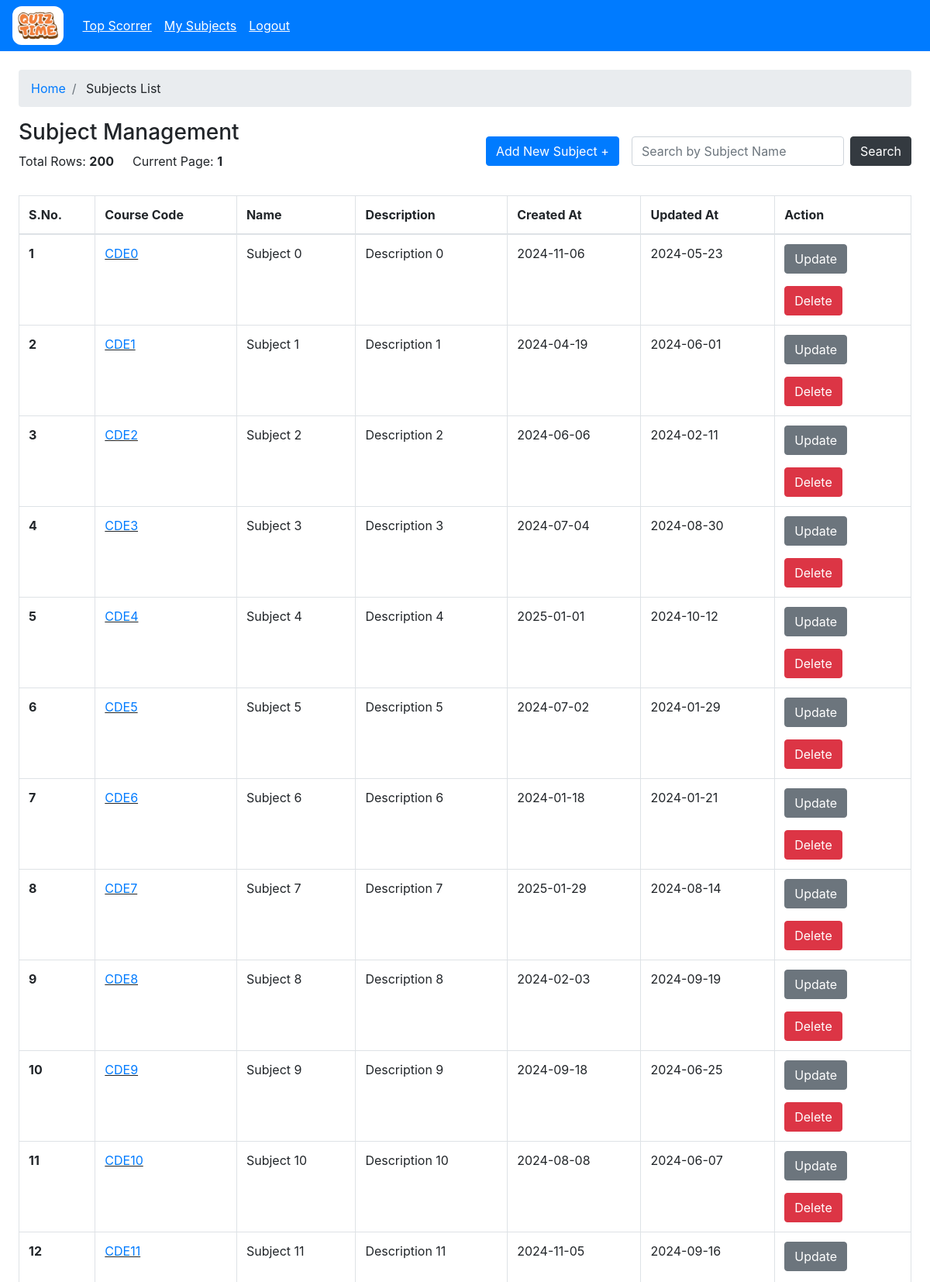
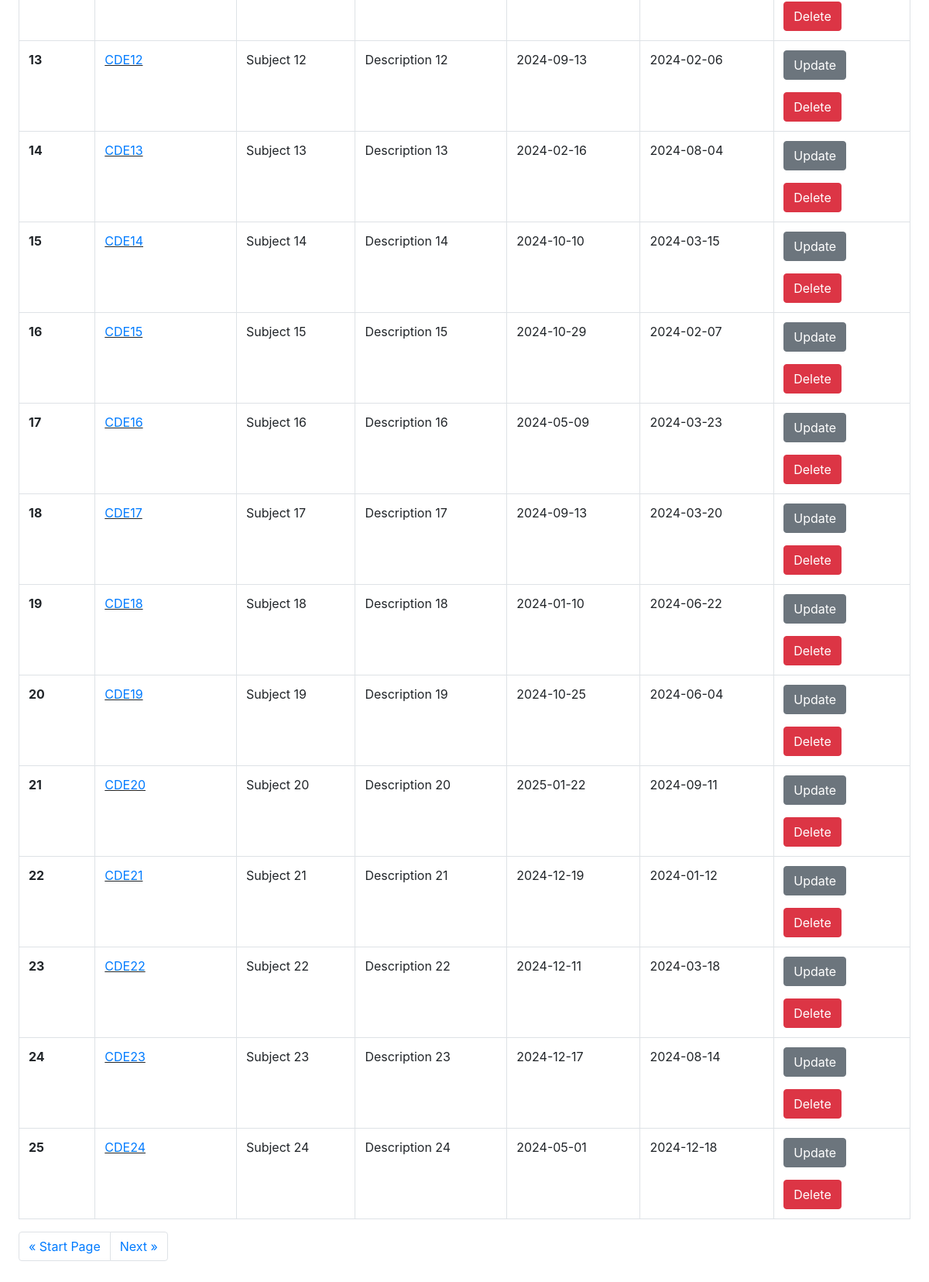
/admin/subject/ (signed in), run on the app's committed database (2 pictures, top to bottom).
### models/model.py (models this page shows)
class Subject(db.Model):
    __tablename__='subjects'
    id=db.Column(db.VARCHAR(100), primary_key=True)
    name=db.Column(db.VARCHAR(100), nullable=False)
    description=db.Column(db.VARCHAR(100), nullable=False)
    created_at=db.Column(db.TIMESTAMP, nullable=False)
    updated_at=db.Column(db.TIMESTAMP, nullable=False)
    code=db.Column(db.VARCHAR(100), nullable=False)

### controllers/admin/admin_subject.py (the view)
@subject.route("/")
@login_required
@role_required("admin")
def subject_home():
    skip = int(request.args.get("skip", 0))
    take = int(request.args.get("take", 25))
    where = request.args.get("where", "{}")
    try:
        where = json.loads(where) if where else {}
        query = Subject.query
        for key, value in where.items():
            query = query.filter(getattr(Subject, key).like(f"%{value}%"))
        subjects = query.offset(skip).limit(take).all()
        total_rows = query.count()
        return render_template("admin/subjects/admin_subject.html",rows=subjects, total_rows=total_rows, skip=skip, take=take, )
    except Exception as e:
        return flash_and_redirect(str(e), "danger", url_for("subject.subject_home"))

### app.py (called while the page is built)
    @login_manager.user_loader
    def load_user(user_id):
        return User.query.get(user_id)

### controllers/decorator.py (called while the page is built)
def role_required(role):
    def decorator(func):
        @wraps(func)
        def wrapper(*args, **kwargs):
            if not current_user.is_authenticated:
                return redirect(url_for("auth.login"))
            if current_user.user_type != role and session.get("user_type") != role:
                if current_user.user_type == "admin":
                    return redirect(url_for("admin.admin_home"))
                return redirect(url_for("user.user_home"))
            return func(*args, **kwargs)
        return wrapper
    return decorator

### templates/admin/subjects/admin_subject.html (shortened to what this page needs)
{% extends "base.html" %} {% block title %}Subject Management{% endblock %} {%
block content %} {% include "admin/admin_wrapper.html" %}
<section class="min-vh-100 p-4">
  <nav aria-label="breadcrumb">
    <ol class="breadcrumb">
      <li class="breadcrumb-item"><a href="/admin">Home</a></li>
      <li class="breadcrumb-item">
        <a>Subjects List</a>
      </li>
    </ol>
  </nav>
  <div class="d-flex flex-wrap justify-content-between">
    <div>
      <h3>Subject Management</h3>
      <div class="d-flex align-items-center">
        <p class="mr-4">Total Rows: <strong>{{ total_rows }}</strong></p>
        <p>
          Current Page:
          <strong
            >{% if skip and take %} {{ ((skip|int)/take)+1 }} {% else %}1{%
            endif %}</strong
          >
        </p>
      </div>
    </div>
    <div class="form-inline my-2 my-lg-0">
      <button type="button" class="btn btn-primary mr-3">
        <a class="text-white" href="/admin/subject/new">
          Add New Subject
          <span aria-hidden="true">&plus;</span>
        </a>
      </button>
      <input
        class="form-control mt-2 mt-sm-0 mr-sm-2"
        type="search"
        id="subjectInput"
        placeholder="Search by Subject Name"
        aria-label="Search"
      />
      <button
        onclick="searchBySubject('{{skip}}', '{{take}}')"
        class="btn btn-dark my-2 my-sm-0"
      >
        <a>Search</a>
      </button>
    </div>
  </div>
  <section class="mt-3">
    <div class="table-responsive">
      <table class="table table-bordered table-hover">
        <thead>
          <tr>
            <th scope="col">S.No.</th>
            <th scope="col">Course Code</th>
            <th scope="col">Name</th>
            <th scope="col">Description</th>
            <th scope="col">Created At</th>
            <th scope="col">Updated At</th>
            <th scope="col">Action</th>
          </tr>
        </thead>
        <tbody>
          {% for sub in rows %}
          <tr class="pointer">
            <th scope="row">{{ loop.index+skip }}</th>
            <td class="link">
              <a href="/admin/subject/view?sub_id={{ sub.id }}&take=25&skip=0"
                >{{ sub.code }}</a
              >
            </td>
            <td>{{ sub.name }}</td>
            <td>{{ sub.description }}</td>
            <td>{{ sub.created_at.strftime('%Y-%m-%d') }}</td>
            <td>{{ sub.updated_at.strftime('%Y-%m-%d') }}</td>
            <td>
              <button
                type="button"
                class="btn btn-secondary mr-3 mb-3 mb-sm-0"
                onclick="window.location.href='/admin/subject/update?sub_id={{ sub.id }}'"
              >
                Update
              </button>
              <form
                method="post"
                action="/admin/subject/delete?sub_id={{ sub.id }}"
                onsubmit="return confirm('Are you sure you wish to delete the subject with {{sub.code}}?, !! This will delete all chapters, quizzes and questions associated with it !!');"
              >
                <input
                  type="submit"
                  class="btn mt-3 btn-danger"
                  value="Delete"
                />
              </form>
            </td>
          </tr>
          {% endfor %}
        </tbody>
      </table>
      <nav aria-label="Page navigation example">
        <ul class="pagination">
          <li class="page-item">
            <a
              class="page-link"
              href="/admin/subject?skip={{ (skip - take) if skip > 0 else 0 }}&take={{ take }}"
              aria-label="Previous"
            >
              <span aria-hidden="true">&laquo;</span>
              <span
                >{% if skip > 0 %}Previous{% else %}Start Page{% endif %}</span
              >
            </a>
          </li>
          <li class="page-item">
            <a
              class="page-link"
              href="/admin/subject?skip={{ ( (((skip|int)/take)|int+1)*take if ((skip|int+take) < total_rows) else None  ) if ((skip|int+take) < total_rows) else 0 }}&take={{ take }}"
              aria-label="Next"
            >
              <span
                >{% if ((skip|int + take) < total_rows) %}Next{% else %}Go back
                to Start Page{% endif %}</span
              >
              <span aria-hidden="true">&raquo;</span>
            </a>
          </li>
        </ul>
      </nav>
    </div>
  </section>
</section>
{% endblock %}

### static/css/style.css (style rules this page uses)
.pointer { cursor: pointer; }
.link { text-decoration: underline !important; }

### data on the page
Subject: code "CDE0", name "Subject 0", description "Description 0", created_at "2024-11-06", updated_at "2024-05-23"
Subject: code "CDE1", name "Subject 1", description "Description 1", created_at "2024-04-19", updated_at "2024-06-01"
Subject: code "CDE2", name "Subject 2", description "Description 2", created_at "2024-06-06", updated_at "2024-02-11"
Subject: code "CDE3", name "Subject 3", description "Description 3", created_at "2024-07-04", updated_at "2024-08-30"
Subject: code "CDE4", name "Subject 4", description "Description 4", created_at "2025-01-01", updated_at "2024-10-12"
Subject: code "CDE5", name "Subject 5", description "Description 5", created_at "2024-07-02", updated_at "2024-01-29"
Subject: code "CDE6", name "Subject 6", description "Description 6", created_at "2024-01-18", updated_at "2024-01-21"
Subject: code "CDE7", name "Subject 7", description "Description 7", created_at "2025-01-29", updated_at "2024-08-14"
Subject: code "CDE8", name "Subject 8", description "Description 8", created_at "2024-02-03", updated_at "2024-09-19"
Subject: code "CDE9", name "Subject 9", description "Description 9", created_at "2024-09-18", updated_at "2024-06-25"
Subject: code "CDE10", name "Subject 10", description "Description 10", created_at "2024-08-08", updated_at "2024-06-07"
Subject: code "CDE11", name "Subject 11", description "Description 11", created_at "2024-11-05", updated_at "2024-09-16"
Subject: code "CDE12", name "Subject 12", description "Description 12", created_at "2024-09-13", updated_at "2024-02-06"
Subject: code "CDE13", name "Subject 13", description "Description 13", created_at "2024-02-16", updated_at "2024-08-04"
Subject: code "CDE14", name "Subject 14", description "Description 14", created_at "2024-10-10", updated_at "2024-03-15"
Subject: code "CDE15", name "Subject 15", description "Description 15", created_at "2024-10-29", updated_at "2024-02-07"
Subject: code "CDE16", name "Subject 16", description "Description 16", created_at "2024-05-09", updated_at "2024-03-23"
Subject: code "CDE17", name "Subject 17", description "Description 17", created_at "2024-09-13", updated_at "2024-03-20"
Subject: code "CDE18", name "Subject 18", description "Description 18", created_at "2024-01-10", updated_at "2024-06-22"
Subject: code "CDE19", name "Subject 19", description "Description 19", created_at "2024-10-25", updated_at "2024-06-04"
Subject: code "CDE20", name "Subject 20", description "Description 20", created_at "2025-01-22", updated_at "2024-09-11"
Subject: code "CDE21", name "Subject 21", description "Description 21", created_at "2024-12-19", updated_at "2024-01-12"
Subject: code "CDE22", name "Subject 22", description "Description 22", created_at "2024-12-11", updated_at "2024-03-18"
Subject: code "CDE23", name "Subject 23", description "Description 23", created_at "2024-12-17", updated_at "2024-08-14"
Subject: code "CDE24", name "Subject 24", description "Description 24", created_at "2024-05-01", updated_at "2024-12-18"

### other printed values
{{ total_rows }} "200"
